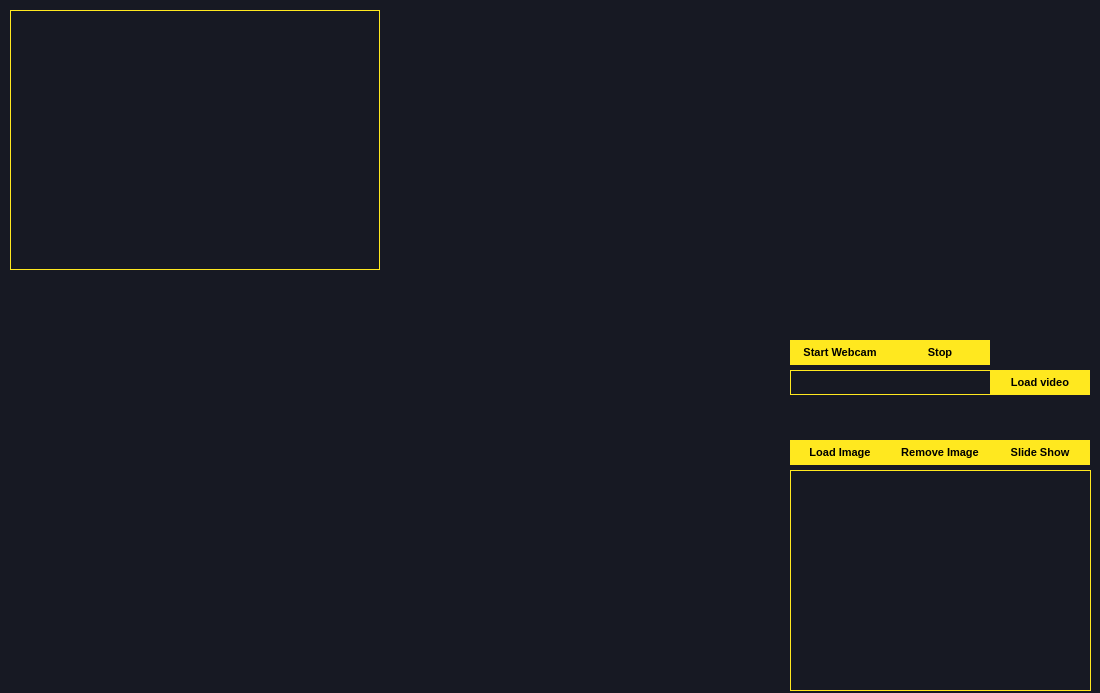
<?xml version="1.0" encoding="UTF-8"?>
<ui version="4.0">
 <class>Form</class>
 <widget class="QWidget" name="Form">
  <property name="geometry">
   <rect>
    <x>0</x>
    <y>0</y>
    <width>1100</width>
    <height>693</height>
   </rect>
  </property>
  <property name="windowTitle">
   <string>Form</string>
  </property>
  <property name="styleSheet">
   <string notr="true">QWidget {
background-color: #171923;
}</string>
  </property>
  <widget class="QPushButton" name="slideShow">
   <property name="geometry">
    <rect>
     <x>990</x>
     <y>440</y>
     <width>100</width>
     <height>25</height>
    </rect>
   </property>
   <property name="styleSheet">
    <string notr="true">QPushButton {
background-color: #FFE81F;
border: none;
font-size: 11px;
color: black;
font-weight: 600;
}

QPushButton:hover {
background-color: #ccba18;

}

QPushButton:pressed {
background-color: #ccba18;

}</string>
   </property>
   <property name="text">
    <string>Slide Show</string>
   </property>
  </widget>
  <widget class="QPushButton" name="removeImage">
   <property name="geometry">
    <rect>
     <x>890</x>
     <y>440</y>
     <width>100</width>
     <height>25</height>
    </rect>
   </property>
   <property name="styleSheet">
    <string notr="true">QPushButton {
background-color: #FFE81F;
border: none;
font-size: 11px;
color: black;
font-weight: 600;
}

QPushButton:hover {
background-color: #ccba18;

}

QPushButton:pressed {
background-color: #ccba18;

}</string>
   </property>
   <property name="text">
    <string>Remove Image</string>
   </property>
  </widget>
  <widget class="QListWidget" name="listImages">
   <property name="geometry">
    <rect>
     <x>790</x>
     <y>470</y>
     <width>301</width>
     <height>221</height>
    </rect>
   </property>
   <property name="styleSheet">
    <string notr="true">QListWidget {
border: 1px solid #FFE81F;
color: white;
}</string>
   </property>
   <property name="frameShadow">
    <enum>QFrame::Sunken</enum>
   </property>
   <property name="lineWidth">
    <number>2</number>
   </property>
   <property name="horizontalScrollBarPolicy">
    <enum>Qt::ScrollBarAlwaysOff</enum>
   </property>
   <property name="sizeAdjustPolicy">
    <enum>QAbstractScrollArea::AdjustToContents</enum>
   </property>
  </widget>
  <widget class="QLabel" name="imgLabel">
   <property name="geometry">
    <rect>
     <x>10</x>
     <y>10</y>
     <width>370</width>
     <height>260</height>
    </rect>
   </property>
   <property name="styleSheet">
    <string notr="true">QLabel {
border: 1px solid #FFE81F;
}
</string>
   </property>
   <property name="frameShape">
    <enum>QFrame::Box</enum>
   </property>
   <property name="frameShadow">
    <enum>QFrame::Raised</enum>
   </property>
   <property name="lineWidth">
    <number>2</number>
   </property>
   <property name="text">
    <string/>
   </property>
   <property name="alignment">
    <set>Qt::AlignCenter</set>
   </property>
   <property name="indent">
    <number>0</number>
   </property>
  </widget>
  <widget class="QPushButton" name="startButton">
   <property name="geometry">
    <rect>
     <x>790</x>
     <y>340</y>
     <width>100</width>
     <height>25</height>
    </rect>
   </property>
   <property name="styleSheet">
    <string notr="true">QPushButton {
background-color: #FFE81F;
border: none;
font-size: 11px;
color: black;
font-weight: 600;
}

QPushButton:hover {
background-color: #ccba18;

}

QPushButton:pressed {
background-color: #ccba18;

}</string>
   </property>
   <property name="text">
    <string>Start Webcam</string>
   </property>
  </widget>
  <widget class="QPushButton" name="loadImage">
   <property name="geometry">
    <rect>
     <x>790</x>
     <y>440</y>
     <width>100</width>
     <height>25</height>
    </rect>
   </property>
   <property name="styleSheet">
    <string notr="true">QPushButton {
background-color: #FFE81F;
border: none;
font-size: 11px;
color: black;
font-weight: 600;
}

QPushButton:hover {
background-color: #ccba18;

}

QPushButton:pressed {
background-color: #ccba18;

}</string>
   </property>
   <property name="text">
    <string>Load Image</string>
   </property>
  </widget>
  <widget class="QPushButton" name="stopButton">
   <property name="geometry">
    <rect>
     <x>890</x>
     <y>340</y>
     <width>100</width>
     <height>25</height>
    </rect>
   </property>
   <property name="styleSheet">
    <string notr="true">QPushButton {
background-color: #FFE81F;
border: none;
font-size: 11px;
color: black;
font-weight: 600;
}

QPushButton:hover {
background-color: #ccba18;

}

QPushButton:pressed {
background-color: #ccba18;

}</string>
   </property>
   <property name="text">
    <string>Stop</string>
   </property>
  </widget>
  <widget class="QLabel" name="videoPath">
   <property name="geometry">
    <rect>
     <x>790</x>
     <y>370</y>
     <width>201</width>
     <height>25</height>
    </rect>
   </property>
   <property name="styleSheet">
    <string notr="true">QLabel {
border: 1px solid #FFE81F;
color: white;
}</string>
   </property>
   <property name="text">
    <string/>
   </property>
  </widget>
  <widget class="QPushButton" name="videoPicker">
   <property name="geometry">
    <rect>
     <x>990</x>
     <y>370</y>
     <width>100</width>
     <height>25</height>
    </rect>
   </property>
   <property name="styleSheet">
    <string notr="true">QPushButton {
background-color: #FFE81F;
border: none;
font-size: 11px;
color: black;
font-weight: 600;
}

QPushButton:hover {
background-color: #ccba18;

}

QPushButton:pressed {
background-color: #ccba18;

}</string>
   </property>
   <property name="text">
    <string>Load video</string>
   </property>
  </widget>
 </widget>
 <resources/>
 <connections/>
</ui>
